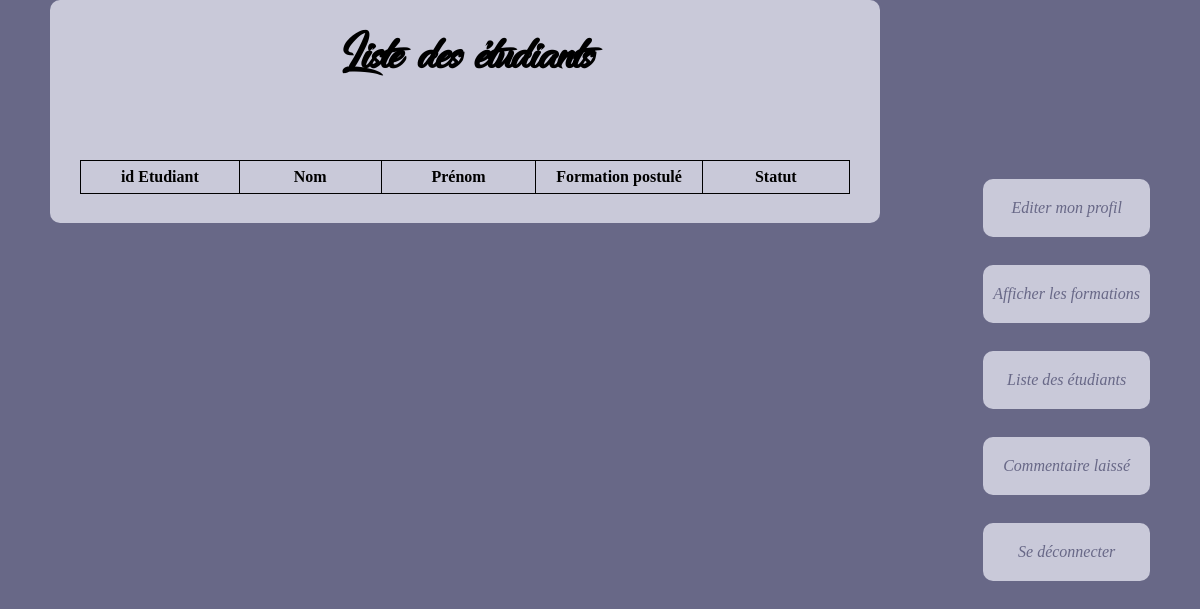
Page /Etudiants.php on the earlier database version.
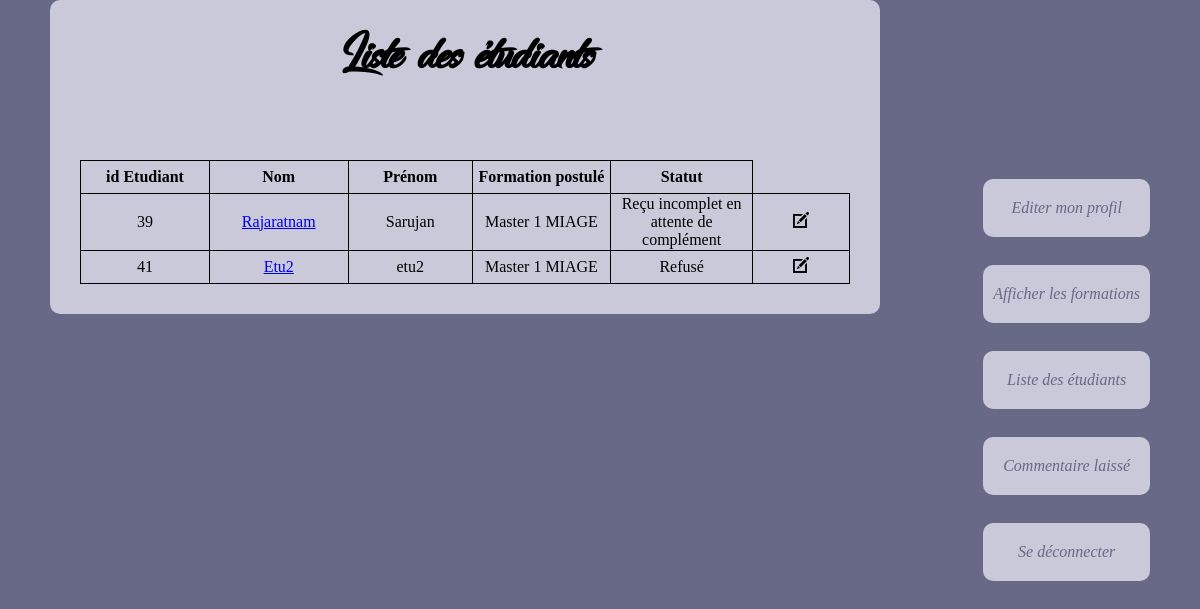
Same page on the later database version.
### tables this page shows
CREATE TABLE `Utilisateur` (
  `id_etudiant` int(11) NOT NULL,
  `Nom` varchar(50) NOT NULL,
  `Prenom` varchar(50) DEFAULT NULL,
  `carte_id` int(11) DEFAULT NULL,
  `date_naiss` date DEFAULT NULL,
  `adresse` varchar(100) DEFAULT NULL,
  `num_tel` int(11) DEFAULT NULL,
  `mail` varchar(70) NOT NULL,
  `mdp` varchar(50) NOT NULL,
  `choixFormation` int(11) DEFAULT NULL,
  `TypeUser` int(11) NOT NULL,
  `id_statuts` int(11) DEFAULT NULL
);

CREATE TABLE `Formation` (
  `id_formation` int(11) NOT NULL,
  `intitule_formation` varchar(70) NOT NULL
);

CREATE TABLE `Statuts` (
  `id_statuts` int(11) NOT NULL,
  `libelle` varchar(75) NOT NULL
);

### Etudiants.php (the view, shortened to what this page needs)
<?php
$bdd = new PDO('mysql:host=localhost;dbname=Projet_Php', 'root', 'root');
?>
<!DOCTYPE html>
<html>
<head>
	<link rel="stylesheet" href="Content/css/nobel.css" />
</head>
<body>
<main>
<table>
	<h1> Liste des étudiants </h1>
	<tr>
		<td>
			<STRONG>id Etudiant</STRONG>
		</td>
		<td>
			<STRONG>Nom</STRONG>
		</td>
		<td>
			<STRONG>Prénom</STRONG>
		</td>
		<td>
			<STRONG>Formation postulé</STRONG>
		</td>
		<td>
			<STRONG>Statut</STRONG>
		</td>
	</tr>
	<tr>
		<?php
			echo "<br><br>";
			$formation=$bdd->prepare('SELECT DISTINCT id_etudiant,Nom,Prenom,choixFormation,Intitule_formation,libelle, u.id_statuts from Utilisateur u, DocumentsFourni df, Formation f, Statuts s where u.TypeUser=3 and u.choixFormation=f.id_formation and u.id_statuts=s.id_statuts ORDER BY choixFormation,id_etudiant ASC');
			$formation->execute();
			while($lig = $formation->fetch(PDO::FETCH_ASSOC)){
				echo "<tr>";
					echo "<td>".$lig['id_etudiant']."</td>";
					echo "<td><a href='AddFilesE.php?id_etudiant=".$lig['id_etudiant']."'>";
					echo $lig['Nom']."</td>";
					echo "<td>".$lig['Prenom']."</td>";
					echo "<td>".$lig['Intitule_formation']."</td>";
					echo "<td>".$lig['libelle']."</td>";
					echo "<td><a href='EditEtudiant.php?id_statut=".$lig["id_statuts"]."&id_etudiant=".$lig["id_etudiant"]."'><img src='Content/img/edit-icon.png' alt='' class='icone'/></a></td>";
				echo "</tr>";
			}
			?>
	</tr>
</table>
</main>
	<nav>
		<ul>
			<li><a href = "editerProfileP.php">Editer mon profil</a></li><br>
			<li><a href = "formationsP.php">Afficher les formations</a></li><br>
			<li><a href = "Etudiants.php">Liste des étudiants</a></li><br>
			<li><a href ="CommentaireL.php">Commentaire laissé</a></li><br>
			<li><a href = "Deconnexion.php">Se déconnecter</a></li><br>
		</ul>
	</nav>
</body>
</html>

### Content/css/nobel.css (style rules this page uses)
body { width : 70%; background-color : #686887; margin:auto; overflow-y: scroll ; position: relative; }
main { width : 70%; margin-left : 150px; margin-right: 100px; background-color : #C9C9D9; border-radius : 10px; padding : 30px; position: relative; }
nav { position : absolute; top : 163px; right : 0px; }
nav ul { padding-left : 20px; }
nav li { list-style-type : none; padding : 0; margin-bottom : 10px; }
nav li a { display : block; margin : 0; background-color : #C9C9D9; border-radius : 10px; padding-top : 20px; padding-bottom : 20px; padding-left : 10px; padding-right : 10px; vertical-align : middle; text-align : center; text-decoration : none; color : #686887; font-style : italic; }
h1 { font-family: "dancing_in_the_rainbow"; font-size: 3.5em; text-align: center; margin-top: 0px; }
table { border-collapse : collapse; margin : auto; }
td,th { border : 1px solid black; width : 300px; height : 30px; text-align : center; }
img.icone { width: 16px; }
@media screen and (min-width: 1100px) and (max-width: 1400px) { body { width : 1100px; } }
@media screen and (min-width: 1100px) and (max-width: 1400px) { main, header { margin-left : 0px; } }

Differences in the rows shown:
added utilisateur: id_etudiant "39", Nom "Rajaratnam", Prenom "Sarujan", choixFormation.intitule_formation "Master 1 MIAGE", id_statuts.libelle "Reçu incomplet en attente de complément"
added utilisateur: id_etudiant "41", Nom "Etu2", Prenom "etu2", choixFormation.intitule_formation "Master 1 MIAGE", id_statuts.libelle "Refusé"
